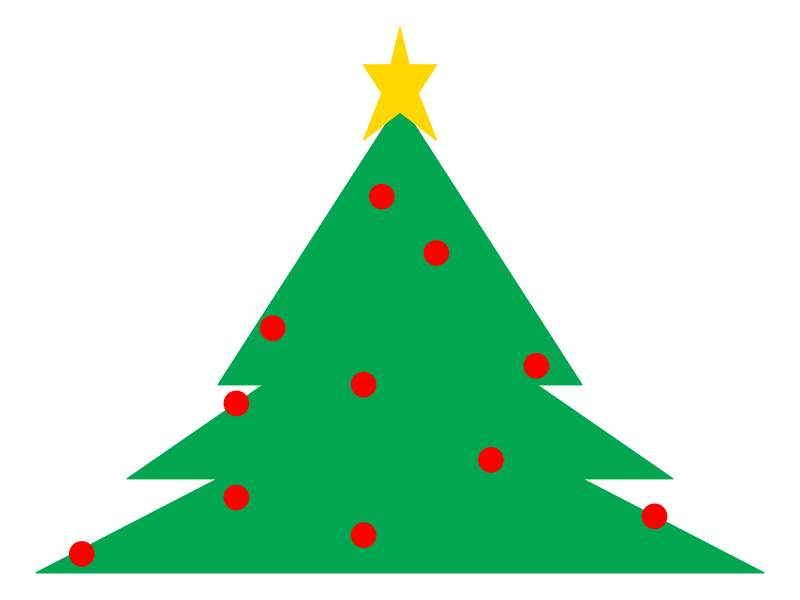

Here is the R script that generated this plot:
library(ggplot2)
library(data.table)

triangle1 <- data.table(group = c(1,1,1), polygon.x = c(1,3,5), polygon.y = c(1,2,1))
triangle2 <- data.table(group = c(1,1,1), polygon.x = c(1.5,3,4.5), polygon.y = c(1.5,2.5,1.5))
triangle3 <- data.table(group = c(1,1,1), polygon.x = c(2,3,4), polygon.y = c(2,3.5,2))
star1 <- data.table(group = c(1), 
                    polygon.x = c(2.8, 2.9, 2.8, 2.95, 3, 3.05, 3.2, 3.1, 3.2, 3), 
                    polygon.y = c(3.3, 3.55, 3.7, 3.7, 3.9, 3.7, 3.7, 3.55, 3.3, 3.45))
baubles1 <- data.table(x.point = c(1.25, 2.8, 2.1, 3.5, 4.4, 2.1, 3.75, 2.3, 3.2, 2.9, 2.8), 
                       y.point = c(1.1, 1.2, 1.4, 1.6, 1.3, 1.9, 2.1, 2.3, 2.7, 3, 2), 
                       point.size = 25, colour = c(8, 90, 27, 134, 75, 455))



tree <- ggplot() +
  geom_polygon(data = triangle1, aes(x = polygon.x, y = polygon.y, group = group), color = "#00A650", fill = "#00A650") +
  geom_polygon(data = triangle2, aes(x = polygon.x, y = polygon.y, group = group), color = "#00A650", fill = "#00A650") +
  geom_polygon(data = triangle3, aes(x = polygon.x, y = polygon.y, group = group), color = "#00A650", fill = "#00A650") +
  geom_polygon(data = star1, aes(x = polygon.x, y = polygon.y, group = group), color = "gold", fill = "gold") +
  geom_point(data = baubles1, aes(x = x.point, y = y.point), color = "red", size = 8,
             show.legend = F) +
  theme_void()

tree
